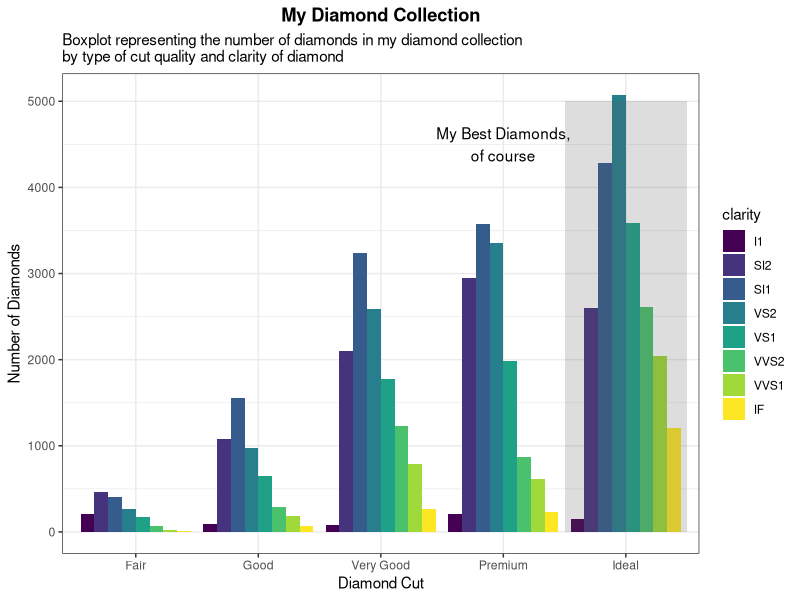
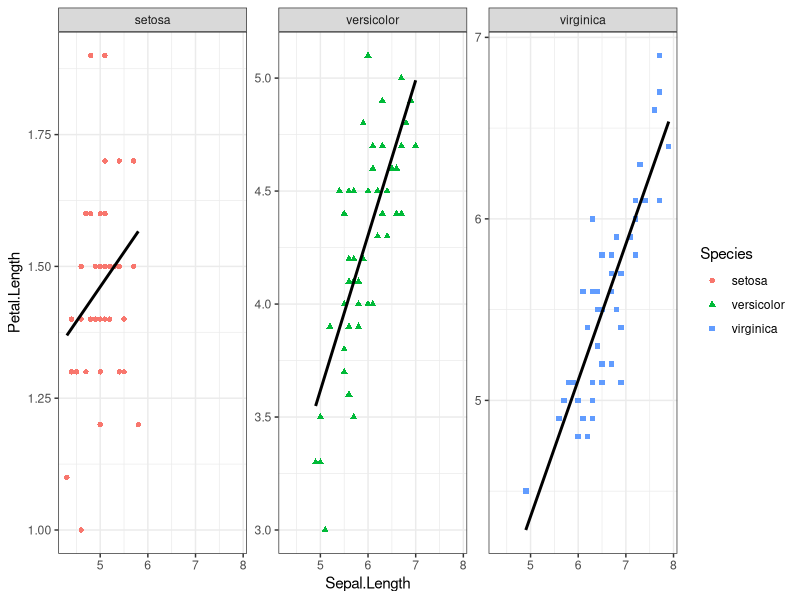
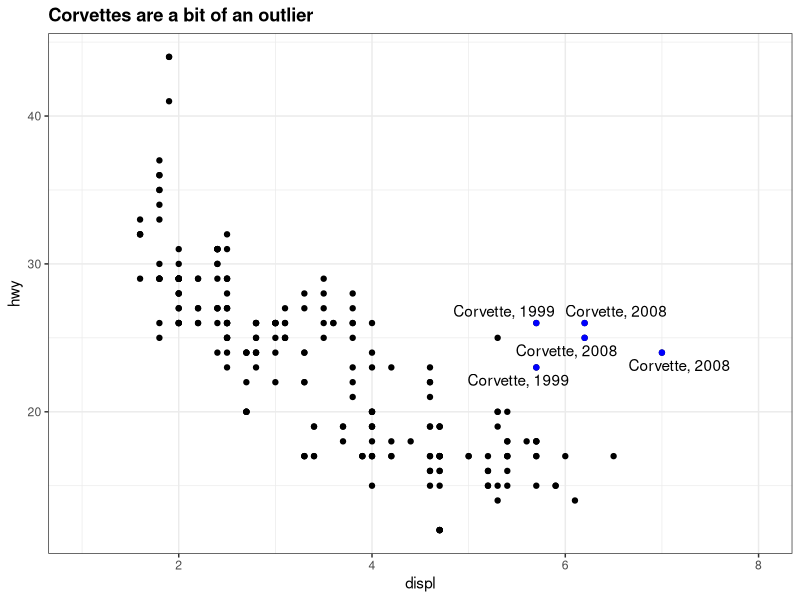
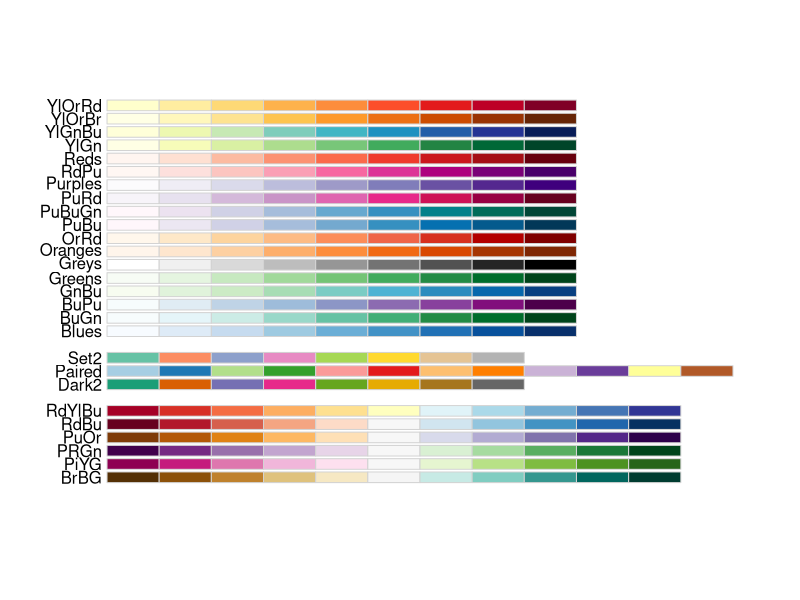
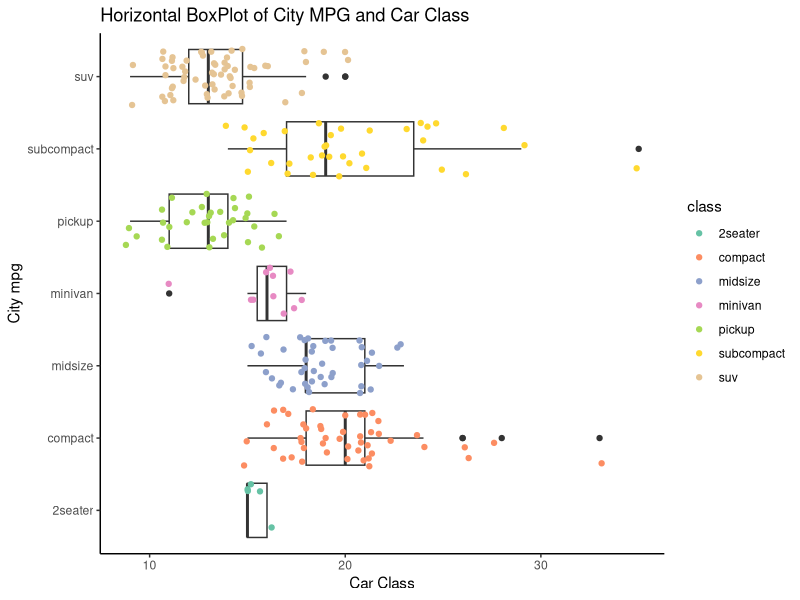

Here is the R script that generated these plots, in order:
## ---- chunk 1
knitr::opts_chunk$set(echo = FALSE)
## ---- chunk 2
library(ggplot2)
library(magrittr) #so I can do some piping
data(diamonds)
data(mpg)
data(iris)
theme_set(theme_bw()) #I'll give you this one, you can set the theme individually for graphs
#or you can set the theme for all the graphs using theme_set()
#theme_bw() is best theme (IMO)

#for graph 3:
library(ggrepel)


## ---- chunk 3
data("diamonds")
#hint think about the *position* the bars are in...
## ---- chunk 4
#Create a bar graph using geom_bar and specify position="dodge" to have bars side by side.
ggplot(diamonds, aes(x=cut, fill = clarity)) +
    geom_bar(stat="count", position = "dodge") +
    annotate("rect", xmin = 4.5, xmax= 5.5, ymin=0, ymax = 5000, alpha=0.2) + #this is to add a shaded rectangle
    annotate("text", label = "My Best Diamonds,\nof course", x = 4, y = 4500)+ #this is to add the text 
    labs(x="Diamond Cut", y = "Number of Diamonds", title = "My Diamond Collection", subtitle = "Boxplot representing the number of diamonds in my diamond collection \nby type of cut quality and clarity of diamond") + #adds labels to the plot
    theme(plot.title = element_text(hjust = 0.5, face = "bold")) #this centers the title

## ---- chunk 5
data(iris)
## ---- chunk 6
combined_plot <- ggplot(iris, aes(Sepal.Length, Petal.Length, color = Species, shape = Species)) +
  geom_point() + #up to this step, R will produce a combined plot of all species
  geom_smooth(method = "lm", se = FALSE, color = "black") #this will add linear fit with no errors
combined_plot + facet_wrap(. ~ Species, scales = "free_y") #now we can separate the plot by species using facet_grid with formula x~y. I'm putting . for x and Species for y to have the dividing lines parallel to y-axis

## ---- chunk 7
data("mpg")
corvette <- mpg[mpg$model == "corvette",]
#install
require("ggrepel") #useful for making text annotations better, hint hint
set.seed(42)
## ---- chunk 8
ggplot(mpg, aes(displ, hwy)) +
  geom_point() +
  geom_point(data = corvette, aes(displ, hwy), color = "blue") + #highlight only the corvette datapoints in blue
  geom_text_repel(data = corvette, label = paste("Corvette,", corvette$year)) + #Label the highlighted datapoints using paste function.
  labs(title = "Corvettes are a bit of an outlier") + #Add plot title
  theme(plot.title = element_text(face = "bold")) + #make plot title bold
  expand_limits(x=1:8)

## ---- chunk 9
data(mpg)

#hint for the coloring, colorbrewer and you can set palette colors and make your graphs colorblind friendly
library(RColorBrewer)
display.brewer.all(colorblindFriendly = T) #take a look at the colorblindfriendly options
## ---- chunk 10
ggplot(mpg, aes(class, cty)) +
  geom_boxplot() +
  coord_flip() +
  geom_point(size= 1.5, aes(color = class), position = "jitter") +
  scale_color_brewer(palette = "Set2") +
  theme(axis.line = element_line(), panel.border = element_blank(), panel.grid.major = element_blank(), panel.grid.minor = element_blank()) +
  labs(x = "City mpg", y = "Car Class", title = "Horizontal BoxPlot of City MPG and Car Class")

